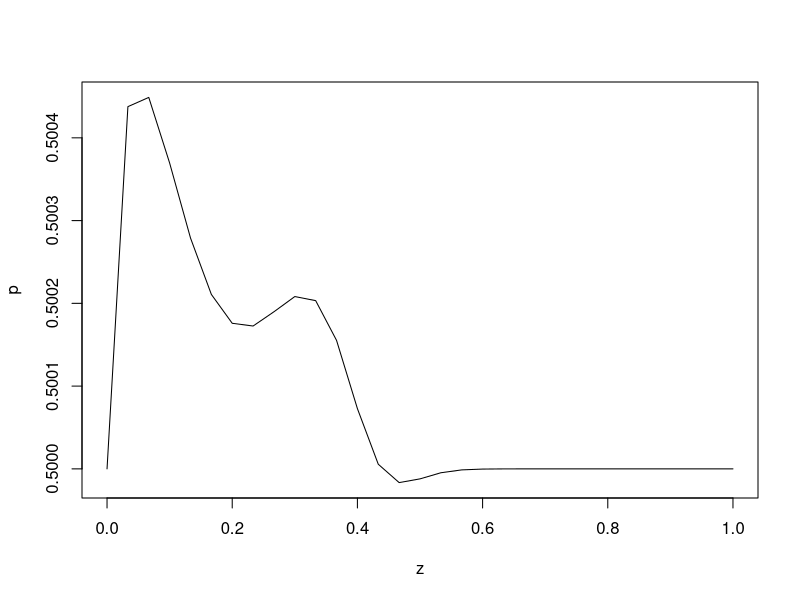

This chart was generated by the following R code:
library(Matrix)

L <- 1
Tmax <- 1
Nz <- 30
Nt <- 200
hz <- L / Nz
ht <- Tmax / Nt

eps <- 1.0
mu  <- 1.0
lambda2 <- 1.0
g_val <- 0.0

z <- seq(0, L, length.out = Nz + 1)
t <- seq(0, Tmax, length.out = Nt + 1)

f2_t <- function(tt) sin(2 * pi * tt)
f_data <- function(tt) 0.5 * sin(2 * pi * tt)

p_init <- rep(0.5, Nz + 1)

build_tridiag <- function(p_vec) {
  n <- Nz + 1
  main <- numeric(n)
  upper <- numeric(n - 1)
  lower <- numeric(n - 1)
  for (i in 2:Nz) {
    a <- 1 / (mu * hz^2)
    b <- 1 / (mu * hz^2)
    c0 <- a + b + lambda2 / mu + eps / ht^2 + p_vec[i] / ht
    main[i] <- c0
    lower[i - 1] <- -a
    upper[i] <- -b
  }
  main[1] <- 1
  main[n] <- 1
  sparseMatrix(
    i = c(1:n, 2:n, 1:(n - 1)),
    j = c(1:n, 1:(n - 1), 2:n),
    x = c(main, lower, upper),
    symmetric = FALSE
  )
}

solve_direct <- function(p_vec) {
  v <- matrix(0, nrow = Nz + 1, ncol = Nt + 1)
  A <- build_tridiag(p_vec)
  v_prev <- rep(0, Nz + 1)
  v_curr <- rep(0, Nz + 1)
  for (n in 1:Nt) {
    rhs <- numeric(Nz + 1)
    rhs[1] <- 0
    rhs[Nz + 1] <- 0
    for (i in 2:Nz) {
      term_tt <- 2 * v_curr[i] - v_prev[i]
      rhs[i] <- eps * term_tt / ht^2 + g_val
    }
    rhs[2] <- rhs[2] + f2_t(t[n + 1]) / (hz)
    v_next <- solve(A, rhs)
    v_prev <- v_curr
    v_curr <- v_next
    v[, n + 1] <- v_curr
  }
  v
}

build_tridiag_phi <- function(p_vec) {
  n <- Nz + 1
  main <- numeric(n)
  upper <- numeric(n - 1)
  lower <- numeric(n - 1)
  for (i in 2:Nz) {
    a <- 1 / (mu * hz^2)
    b <- 1 / (mu * hz^2)
    c0 <- a + b + lambda2 / mu + eps / ht^2 + p_vec[i] / ht
    main[i] <- c0
    lower[i - 1] <- -a
    upper[i] <- -b
  }
  main[1] <- 1
  main[n] <- 1
  sparseMatrix(
    i = c(1:n, 2:n, 1:(n - 1)),
    j = c(1:n, 1:(n - 1), 2:n),
    x = c(main, lower, upper),
    symmetric = FALSE
  )
}

solve_adjoint <- function(p_vec, v) {
  phi <- matrix(0, nrow = Nz + 1, ncol = Nt + 1)
  A <- build_tridiag_phi(p_vec)
  phi_next <- rep(0, Nz + 1)
  phi_curr <- rep(0, Nz + 1)
  for (n in Nt:1) {
    rhs <- numeric(Nz + 1)
    rhs[Nz + 1] <- 0
    for (i in 2:Nz) {
      term_tt <- 2 * phi_curr[i] - phi_next[i]
      rhs[i] <- eps * term_tt / ht^2
    }
    rhs[1] <- 2 * (v[1, n] - f_data(t[n]))
    phi_prev <- solve(A, rhs)
    phi_next <- phi_curr
    phi_curr <- phi_prev
    phi[, n] <- phi_curr
  }
  phi
}

compute_J <- function(v) {
  sum((v[1, ] - f_data(t))^2) * ht
}

compute_grad <- function(p_vec, v, phi) {
  grad <- numeric(Nz + 1)
  for (i in 1:(Nz + 1)) {
    acc <- 0
    for (n in 2:(Nt + 1)) {
      vt <- (v[i, n] - v[i, n - 1]) / ht
      acc <- acc + vt * phi[i, n] * ht
    }
    grad[i] <- acc
  }
  grad
}

max_iter <- 10
alpha <- 0.01

p <- p_init
for (k in 1:max_iter) {
  v <- solve_direct(p)
  phi <- solve_adjoint(p, v)
  J_val <- compute_J(v)
  grad <- compute_grad(p, v, phi)
  p <- p - alpha * grad
  cat("iter =", k, "J =", J_val, "\n")
}

plot(z, p, type = "l")
